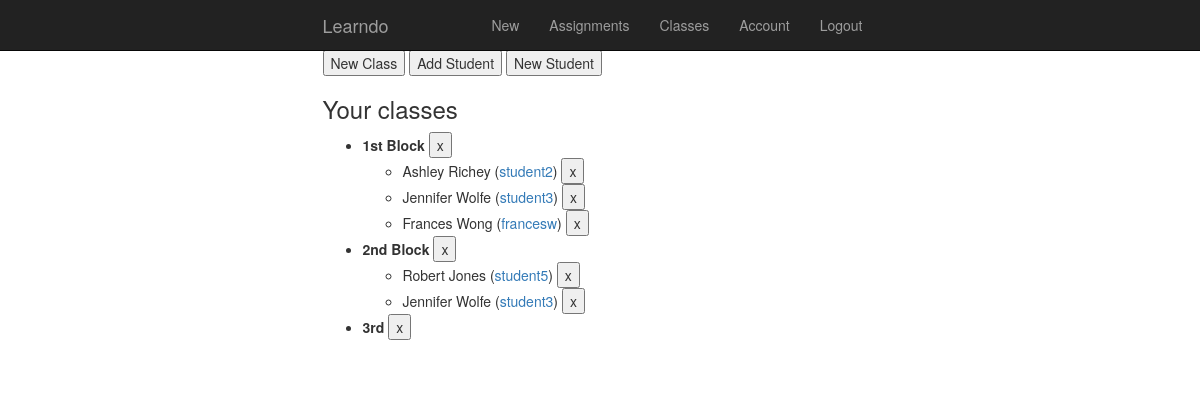
The app's page /teacher/7/classes (signed in) with its own data.
### model.py (models this page shows, shortened)
class Class(db.Model):
    __tablename__ = "classes"
    class_id = db.Column(db.Integer, autoincrement=True, primary_key=True)
    class_name = db.Column(db.String(64), nullable=False)

class User(db.Model):
    __tablename__ = "users"
    user_id = db.Column(db.Integer, autoincrement=True, primary_key=True)
    is_teacher = db.Column(db.Boolean, nullable=False)
    username = db.Column(db.Integer, nullable=False, unique=True)
    password = db.Column(db.String(16), nullable=False)
    email = db.Column(db.String(64), nullable=True)
    first_name = db.Column(db.String(32), nullable=False)
    last_name = db.Column(db.String(32), nullable=True)
    display_name = db.Column(db.String(32), nullable=True)
    school = db.Column(db.String(64), nullable=True)
    classes = db.relationship("Class",
                             secondary='usersclasses',
                             backref="users")
    tasks = db.relationship('Task', backref='user')
    assignments = db.relationship('Assignment', backref='user')

### server.py (the view)
@app.route('/teacher/<int:user_id>/classes')
def manage_classes(user_id):
    if session['user_id'] == user_id:
        teacher = User.query.get(user_id) ## Can I make this a global variable or store in session?
        class_list = show_classes(teacher)
        return render_template("class_list.html", teacher=teacher, class_list=class_list)
    else:
        flash("You do not have access to that page.")
        return redirect("/")

### helper.py (called while the page is built)
def show_classes(teacher):
    class_list = {}
    for each_class in teacher.classes:
        class_list[each_class.class_id] = {'class_name' : each_class.class_name }
        for student in each_class.users:
            if student.is_teacher == 0:
                if 'students' not in class_list[each_class.class_id]:
                    class_list[each_class.class_id]['students'] = []
                class_list[each_class.class_id]['students'].append(student)
    return class_list

### templates/class_list.html (shortened to what this page needs)
{% extends 'base.html' %}
{% block content %}
<div id="select-form">
    <button id="new-class" class="form-buttons">New Class</button>
    <button id="add-student" class="form-buttons">Add Student</button>
    <button id="new-student" class="form-buttons">New Student</button>
</div>
    <div id="class-list">
        <h3 id="your-classes">Your classes</h3>
        <ul>
        {% for class_id in class_list.keys() %}
            <li id="c{{ class_id }}"><b>{{ class_list[class_id]['class_name'] }}</b>
            <button class="delete_class" data-classid="{{ class_id }}">x</button>
            </li>
                {% if 'students' in class_list[class_id] %}
                  <ul id="class{{ class_id }}">
                    {% for student in class_list[class_id]['students'] %}
                    <li id="s{{ student.user_id }}">
                    {{ student.first_name }} {{ student.last_name }}
                    (<a href="/profile/{{student.user_id}}">{{student.username}}</a>)
                    <button class="remove_student" data-classid="{{ class_id }}" data-studentid="{{ student.user_id }}">x</button>
                    </li>
                    {% endfor %}
                  </ul>
                {% endif %}
        {% endfor %}
        </ul>
    </div>
{% endblock %}

### templates/base.html (shortened to what this page needs)
<!doctype html>
<html>
<head>
    <link href="https://maxcdn.bootstrapcdn.com/bootstrap/3.3.5/css/bootstrap.min.css" rel="stylesheet">
</head>
<body>
    <nav class="navbar navbar-inverse navbar-fixed-top">
      <div class="container">
      	<div class="row">
	      <div class="col-lg-6 col-md-8 col-xs-10">
	        <div class="navbar-header">
	          <a class="navbar-brand" href="#">Learndo</a>
	        </div>
	        <div id="navbar" class="collapse navbar-collapse pull-right">
	          <ul class="nav navbar-nav">
				{% if ("user_id" in session) and ("acct_type" in session) %}
					{% if session["acct_type"] == 'teacher' %}
							<li><a href='/new_assignment'>New</a></li>
							<li><a href='/teacher/{{ session['user_id'] }}/assignments'>Assignments</a></li>
							<li><a href='/teacher/{{ session['user_id'] }}/classes'>Classes</a></li>
							<li><a href='/profile/{{ session['user_id'] }}'>Account</a></li>
							<li><a href="/logout">Logout</a></li>
						</ul>
					{% else %}
							<li><a href='/student/{{ session['user_id'] }}/assignments'>Assignments</a></li>
							<li><a href='/profile/{{ session['user_id'] }}'>Account</a></li>
							<li><a href="/logout">Logout</a></li>
						</ul>
					{% endif %}
				{% else %}
					<li><a href="/login">Login</a></li>
					<li><a href="/register">Register</a></li>
					</ul>
				{% endif %}
	        </div>
	      </div>
	   </div>
      </div>
    </nav>
    <div class="container" style="margin-top: 50px;">
      <div class="row">
      	<div class="col-lg-3 col-md-2 col-xs-1"></div>
      	<div class="col-lg-6 col-md-8 col-xs-10">
        {% block content %}{% endblock %}
        </div>
        <div class="col-lg-3 col-md-2 col-xs-1"></div>
      </div>
      <br><br>
    </div>
</body>
</html>

### records on screen
Class: class_name "1st Block"
User: first_name "Ashley", last_name "Richey", username "student2"
User: first_name "Jennifer", last_name "Wolfe", username "student3"
User: first_name "Frances", last_name "Wong", username "francesw"
Class: class_name "2nd Block"
User: first_name "Robert", last_name "Jones", username "student5"
Class: class_name "3rd"
